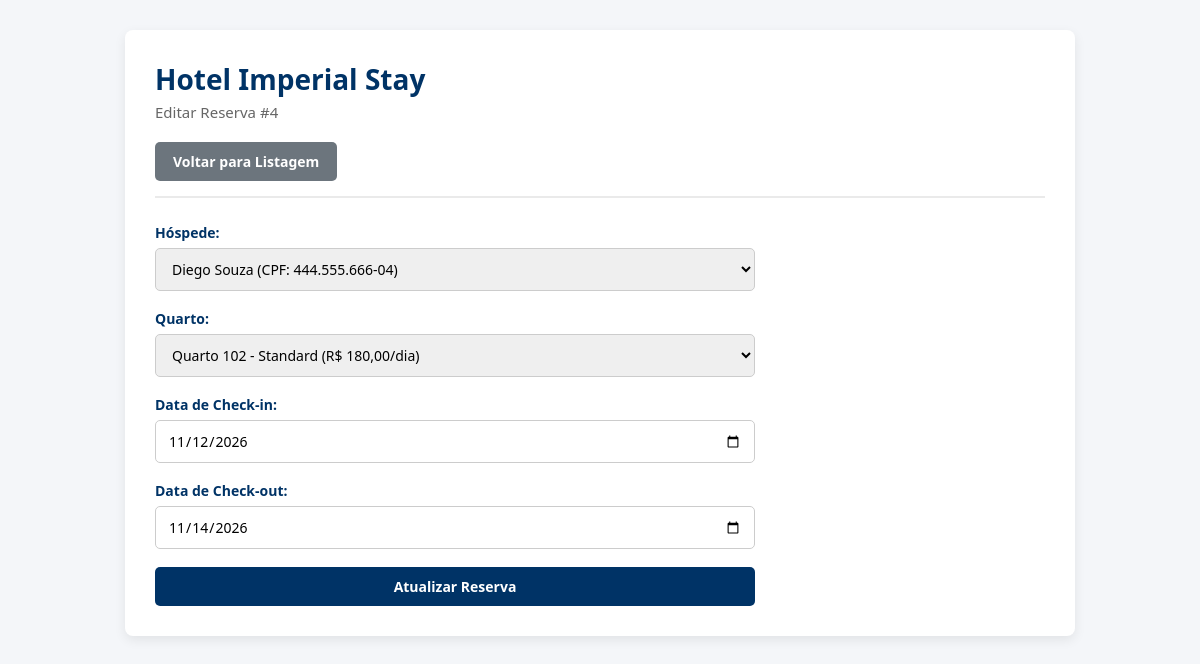
Screenshot of /reserva_editar.php?id=4 with the database file from the repository.
### tables this page shows
CREATE TABLE tb_reserva (
    id_reserva INT AUTO_INCREMENT PRIMARY KEY,
    id_hospede INT NOT NULL,
    id_quarto INT NOT NULL,
    data_checkin DATE NOT NULL,
    data_checkout DATE NOT NULL,
    CONSTRAINT fk_reserva_hospede FOREIGN KEY (id_hospede) REFERENCES tb_hospede(id_hospede) ON DELETE CASCADE ON UPDATE CASCADE,
    CONSTRAINT fk_reserva_quarto FOREIGN KEY (id_quarto) REFERENCES tb_quarto(id_quarto) ON DELETE CASCADE ON UPDATE CASCADE
);

CREATE TABLE tb_hospede (
    id_hospede INT AUTO_INCREMENT PRIMARY KEY,
    nome VARCHAR(100) NOT NULL,
    cpf VARCHAR(14) NOT NULL UNIQUE,
    email VARCHAR(100) NOT NULL,
    telefone VARCHAR(15) NOT NULL
);

### reserva_editar.php (the view, shortened to what this page needs)
<?php
require_once 'conexao.php';
$id_reserva = filter_input(INPUT_GET, 'id', FILTER_VALIDATE_INT);
$stmtHospedes = $pdo->query("SELECT id_hospede, nome, cpf FROM tb_hospede ORDER BY nome ASC");
$hospedes = $stmtHospedes->fetchAll();
$stmtQuartos = $pdo->query("SELECT id_quarto, numero_quarto, tipo, valor_diaria FROM tb_quarto ORDER BY numero_quarto ASC");
$quartos = $stmtQuartos->fetchAll();
$stmtReserva = $pdo->prepare("SELECT * FROM tb_reserva WHERE id_reserva = :id");
$stmtReserva->execute([':id' => $id_reserva]);
$reservaAtual = $stmtReserva->fetch();
?>
<!DOCTYPE html>
<html lang="pt-BR">
<head>
    <link rel="stylesheet" href="estilo.css">
</head>
<body>
    <div class="container">
        <h1>Hotel Imperial Stay</h1>
        <p class="subtitulo">Editar Reserva #<?= $reservaAtual['id_reserva'] ?></p>
        <nav class="menu">
            <a href="index.php" class="btn">Voltar para Listagem</a>
        </nav>
        <form method="POST" action="reserva_editar.php?id=<?= $id_reserva ?>" class="formulario">
            <div class="campo">
                <label for="id_hospede">Hóspede:</label>
                <select name="id_hospede" id="id_hospede" required>
                    <?php foreach ($hospedes as $h): ?>
                        <option value="<?= $h['id_hospede'] ?>" <?= ($reservaAtual['id_hospede'] == $h['id_hospede']) ? 'selected' : '' ?>>
                            <?= htmlspecialchars($h['nome']) ?> (CPF: <?= htmlspecialchars($h['cpf']) ?>)
                        </option>
                    <?php endforeach; ?>
                </select>
            </div>
            <div class="campo">
                <label for="id_quarto">Quarto:</label>
                <select name="id_quarto" id="id_quarto" required>
                    <?php foreach ($quartos as $q): ?>
                        <option value="<?= $q['id_quarto'] ?>" <?= ($reservaAtual['id_quarto'] == $q['id_quarto']) ? 'selected' : '' ?>>
                            Quarto <?= $q['numero_quarto'] ?> - <?= htmlspecialchars($q['tipo']) ?> (R$ <?= number_format($q['valor_diaria'], 2, ',', '.') ?>/dia)
                        </option>
                    <?php endforeach; ?>
                </select>
            </div>
            <div class="campo">
                <label for="data_checkin">Data de Check-in:</label>
                <input type="date" name="data_checkin" id="data_checkin" value="<?= $reservaAtual['data_checkin'] ?>" required>
            </div>
            <div class="campo">
                <label for="data_checkout">Data de Check-out:</label>
                <input type="date" name="data_checkout" id="data_checkout" value="<?= $reservaAtual['data_checkout'] ?>" required>
            </div>
            <button type="submit" class="btn btn-principal">Atualizar Reserva</button>
        </form>
    </div>
</body>
</html>

### estilo.css (style rules this page uses)
* { box-sizing: border-box; margin: 0; padding: 0; font-family: 'Segoe UI', Tahoma, Geneva, Verdana, sans-serif; }
body { background-color: #f4f6f9; color: #333; padding: 30px 15px; }
.container { max-width: 950px; margin: 0 auto; background: #ffffff; padding: 30px; border-radius: 8px; box-shadow: 0 4px 12px rgba(0, 0, 0, 0.08); }
h1 { color: #003366; font-size: 28px; margin-bottom: 4px; }
.subtitulo { color: #666; font-size: 15px; margin-bottom: 20px; }
.menu { display: flex; gap: 10px; margin-bottom: 25px; border-bottom: 2px solid #eaeaea; padding-bottom: 15px; }
.btn { display: inline-block; padding: 10px 18px; background-color: #6c757d; color: #fff; text-decoration: none; border-radius: 5px; font-weight: 600; font-size: 14px; border: none; cursor: pointer; transition: background 0.2s; }
.btn-principal { background-color: #003366; }
.formulario { display: flex; flex-direction: column; gap: 18px; max-width: 600px; margin-top: 15px; }
.campo { display: flex; flex-direction: column; gap: 6px; }
.campo label { font-weight: 600; font-size: 14px; color: #003366; }
.campo input, .campo select { padding: 10px 12px; border: 1px solid #ccc; border-radius: 5px; font-size: 14px; }

### rows the page displays
tb_reserva: id_reserva "4", id_hospede "Diego Souza (CPF: 444.555.666-04)", id_quarto "Quarto 102 - Standard (R$ 180,00/dia)", data_checkin "11/12/2026", data_checkout "11/14/2026"
